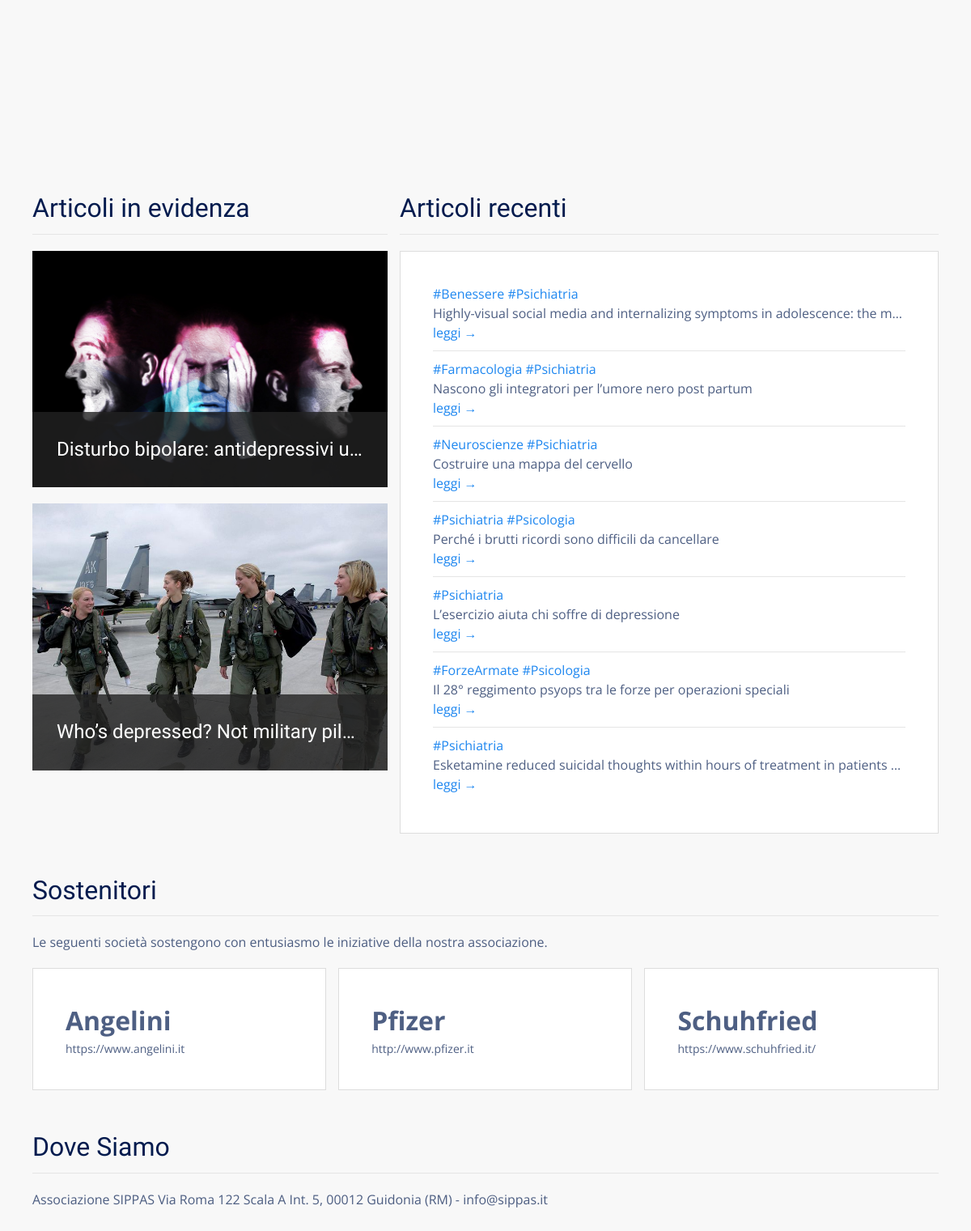
Before: / (lower part) with the older database file.
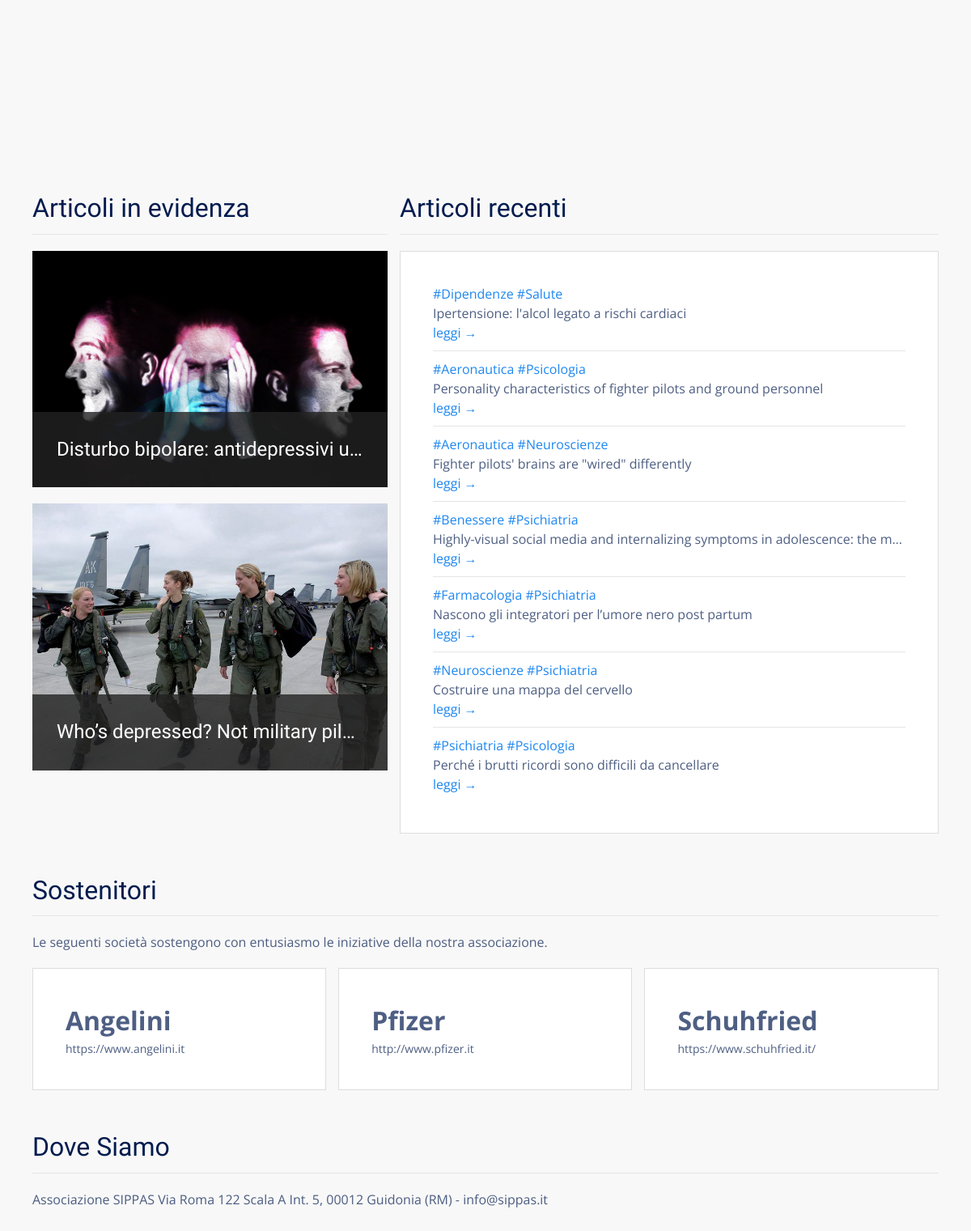
After: the same page with the newer database file.
### tables this page shows
CREATE TABLE "posts" (
  "id" integer NOT NULL PRIMARY KEY AUTOINCREMENT,
  "title" text,
  "body" TEXT,
  "teaser" text,
  "tags" TEXT,
  "is_sticky" integer,
  "author" text,
  "created_at" TEXT,
  "updated_at" text,
  "published_at" TEXT
);

### flaskApp/blueprints/main/routes.py (the view)
@bp_main.route("/")
@cache.cached()
def index():
  stickies = query_db('SELECT * FROM posts WHERE is_sticky == 1 ORDER BY updated_at DESC LIMIT 2')
  latest = query_db('SELECT * FROM posts  WHERE is_sticky == 0 ORDER BY id DESC LIMIT {}'.format(4 if len(stickies) < 2 else 7))
  return render_template("main/index.html", latests=latest, stickies=stickies )

### flaskApp/db/sqlite.py (called while the page is built)
def get_db():
  if "db" not in g:
    g.db = sqlite3.connect(
      db_path,
      detect_types = sqlite3.PARSE_DECLTYPES,
      isolation_level = "DEFERRED"
    )
    g.db.cursor().execute("PRAGMA journal_mode=WAL")
    g.db.row_factory = sqlite3.Row
  return g.db

def query_db(query, args=(), one = False):
  with closing(get_db().cursor().execute(query, args)) as cur:
    rv = cur.fetchall()
    return (rv[0] if rv else None) if one else rv

### flaskApp/blueprints/main/templates/main/index.html (shortened to what this page needs)
{% extends 'base.html' %}
{% block content %}
<div class="uk-section">
  <div class="uk-container">
    <div class="uk-grid uk-grid-large uk-child-width-1-2@m">
      <div class="uk-margin-bottom">
        <div class="uk-height-medium uk-flex uk-flex-center uk-flex-middle uk-background-cover uk-light"
          data-src="{{ url_for('static', filename='img/teamwork.jpg') }}" uk-img="">
        </div>
      </div>
      <div>
        <div class="uk-height-medium uk-flex uk-flex-center uk-flex-middle uk-background-cover uk-light"
          data-src="{{ url_for('static', filename='img/services.jpg') }}" uk-img="">
        </div>
      </div>
    </div>
  </div>
</div>
<div class="uk-section">
  <div class="uk-container">
    <div class="uk-grid uk-grid-small">
      <div class="uk-margin uk-width-2-5@m">
        <h2 class="uk-heading-divider">Articoli in evidenza</h2>
        <div class="uk-grid uk-child-width-1-1">
          {% for s in stickies %}
            {% if s.teaser %}
              <div class="uk-margin-bottom">
                <div class="uk-inline">
                    <img src="{{ url_for('static', filename='blog/' + s.teaser | replace('#', s.id | string)) }}" alt="">
                  <div class="uk-overlay uk-overlay-primary uk-position-bottom">
                    <h3 class="uk-text-truncate"><a href="{{ url_for('blog.view_post', id=s.id) }}">{{ s.title }}</a></h3>
                  </div>
                </div>
              </div>
            {% endif %}
          {% endfor %}
        </div>
      </div>
      <div class="uk-width-expand uk-margin uk-margin-remove-top">
        <h2 class="uk-heading-divider">Articoli recenti</h2>
        <div class="uk-card uk-card-default">
          <div class="uk-card-body">
            <ul class="uk-list uk-list-divider uk-margin-medium">
              {% for l in latests %}
              <li class="uk-text-truncate uk-padding-vertical uk-padding-horizontal-small">
                {% for tag in l.tags.split(' ') %}
                <a href="{{ url_for('blog.posts_tagged', tag=tag) }}">{{ tag }}</a>
                {% endfor %}<br>
                {{ l.title | capitalize }}<br>
                <a href="{{ url_for('blog.view_post', id=l.id) }}">leggi &rarr;</a><br>
              </li>
              {% endfor %}
            </ul>
          </div>
        </div>
      </div>
    </div>
  </div>
</div>
<div class="uk-section">
  <div class="uk-container">
    <h2 class="uk-heading-divider">Sostenitori</h2>
    <p>Le seguenti società sostengono con entusiasmo le iniziative della nostra associazione.</p>
    <div class="uk-child-width-1-2@m uk-child-width-1-3@l uk-grid uk-grid-match uk-grid-stack uk-grid-small" uk-grid="">
      <div class="uk-first-column">
        <div class="uk-card uk-card-default uk-grid uk-grid-collapse uk-margin uk-grid-stack" uk-grid="">
          <div class="uk-first-column">
            <div class="uk-card-body">
              <p style="font-size:2em" class="uk-text-bold uk-margin-remove-bottom uk-width-expand">Angelini</p>
              <p class="uk-margin-remove-top uk-text-small"><a class="uk-link uk-link-text"
                  href="https://www.angelini.it" target="_blank">
                  https://www.angelini.it
                </a></p>
            </div>
          </div>
        </div>
      </div>
      <div class="uk-grid-margin uk-first-column">
        <div class="uk-card uk-card-default uk-grid uk-grid-collapse uk-margin uk-grid-stack" uk-grid="">
          <div class="uk-first-column">
            <div class="uk-card-body">
              <p style="font-size:2em" class="uk-text-bold uk-margin-remove-bottom uk-width-expand">Pfizer</p>
              <p class="uk-margin-remove-top uk-text-small"><a class="uk-link uk-link-text" href="http://www.pfizer.it"
                  target="_blank">
                  http://www.pfizer.it
                </a></p>
            </div>
          </div>
        </div>
      </div>
      <div class="uk-grid-margin uk-first-column">
        <div class="uk-card uk-card-default uk-grid uk-grid-collapse uk-margin uk-grid-stack" uk-grid="">
          <div class="uk-first-column">
            <div class="uk-card-body">
              <p style="font-size:2em" class="uk-text-bold uk-margin-remove-bottom uk-width-expand">Schuhfried</p>
              <p class="uk-margin-remove-top uk-text-small"><a class="uk-link uk-link-text"
                  href="https://www.schuhfried.it/" target="_blank">
                  https://www.schuhfried.it/
                </a></p>
            </div>
          </div>
        </div>
      </div>
    </div>
  </div>
</div>
<div class="uk-section uk-margin-top">
  <div class="uk-container">
    <h2 class="uk-heading-divider">Dove Siamo</h2>
    <p>Associazione SIPPAS Via Roma 122 Scala A Int. 5, 00012 Guidonia (RM) - info@sippas.it</p>
  </div>
</div>
{% endblock %}

### flaskApp/templates/base.html (shortened to what this page needs)
<html lang="it">
<head>
  {% include 'head.html' %}
</head>
<body>
  <div class="uk-container uk-margin-large-bottom">
    {% block content %}
    {% endblock %}
  </div>
</body>
</html>

### flaskApp/templates/head.html (shortened to what this page needs)
<link rel="stylesheet" href="{{ url_for('static', filename='css/vendor/uikit.min.css') }}">
<link rel="stylesheet" href="{{ url_for('static', filename='css/main.css') }}">

### flaskApp/static/css/main.css (style rules this page uses)
html { font-family: 'Open Sans', sans-serif; font-size: 16px; font-weight: normal; line-height: 1.5; background: #f8f8f8; color: rgba(3,27,78,0.7); }
h1, .uk-h1, h2, .uk-h2, h3, .uk-h3, h4, .uk-h4, h5, .uk-h5, h6, .uk-h6 { font-family: 'Yanone Kaffeesatz', sans-serif; margin: 0 0 20px 0; font-weight: normal; color: #031b4e; text-transform: none; }
li { margin-bottom: 8px; }
.uk-section { padding: 0px; padding-top: 30px; }
.uk-card-default { color: rgba(3,27,78,0.7) !important; box-shadow: none; border: 1px solid #ddd; }

Changed rows visible on the page:
no longer on this page (row edited): posts: tags "#Psichiatria", title "L’esercizio aiuta chi soffre di depressione"
no longer on this page (row edited): posts: tag "#ForzeArmate" "#Psicologia", title "Il 28° reggimento psyops tra le forze per operazioni speciali", shown under "Articoli recenti"
no longer on this page (row edited): posts: tags "#Psichiatria", title "Esketamine reduced suicidal thoughts within hours of treatment in patients…"
added posts: tag "#Dipendenze" "#Salute", title "Ipertensione: l'alcol legato a rischi cardiaci", shown under "Articoli recenti"
added posts: tag "#Aeronautica" "#Psicologia", title "Personality characteristics of fighter pilots and ground personnel", shown under "Articoli recenti"
added posts: tag "#Aeronautica" "#Neuroscienze", title "Fighter pilots' brains are \"wired\" differently", shown under "Articoli recenti"
